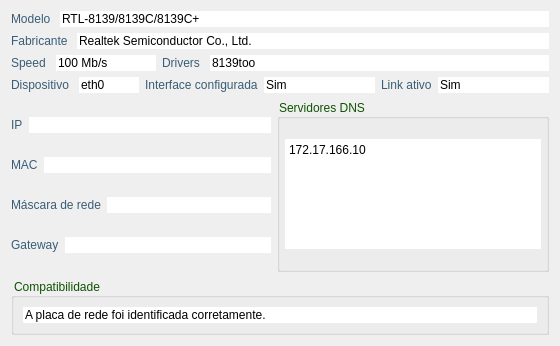
<?xml version="1.0" encoding="UTF-8"?>
<ui version="4.0">
 <class>networkFrame</class>
 <widget class="QFrame" name="networkFrame">
  <property name="geometry">
   <rect>
    <x>0</x>
    <y>0</y>
    <width>560</width>
    <height>346</height>
   </rect>
  </property>
  <property name="windowTitle">
   <string>Frame</string>
  </property>
  <property name="frameShape">
   <enum>QFrame::NoFrame</enum>
  </property>
  <property name="frameShadow">
   <enum>QFrame::Plain</enum>
  </property>
  <property name="lineWidth">
   <number>0</number>
  </property>
  <layout class="QVBoxLayout" name="verticalLayout_4">
   <item>
    <layout class="QHBoxLayout" name="horizontalLayout">
     <property name="sizeConstraint">
      <enum>QLayout::SetDefaultConstraint</enum>
     </property>
     <item>
      <widget class="QLabel" name="modelLabel">
       <property name="styleSheet">
        <string notr="true">color: rgb(57, 93, 118);</string>
       </property>
       <property name="text">
        <string>Modelo </string>
       </property>
      </widget>
     </item>
     <item>
      <widget class="QLineEdit" name="modelLineEdit">
       <property name="styleSheet">
        <string notr="true">color: rgb(0, 0, 0);
background-image: url(:/ldc_white_bckg/ldc_white_bckg.png);</string>
       </property>
       <property name="text">
        <string>RTL-8139/8139C/8139C+</string>
       </property>
       <property name="frame">
        <bool>false</bool>
       </property>
       <property name="cursorPosition">
        <number>0</number>
       </property>
       <property name="readOnly">
        <bool>true</bool>
       </property>
      </widget>
     </item>
    </layout>
   </item>
   <item>
    <layout class="QHBoxLayout" name="horizontalLayout_3">
     <item>
      <widget class="QLabel" name="vendorLabel">
       <property name="styleSheet">
        <string notr="true">color: rgb(57, 93, 118);</string>
       </property>
       <property name="text">
        <string>Fabricante </string>
       </property>
      </widget>
     </item>
     <item>
      <widget class="QLineEdit" name="vendorLineEdit">
       <property name="styleSheet">
        <string notr="true">color: rgb(0, 0, 0);
background-image: url(:/ldc_white_bckg/ldc_white_bckg.png);</string>
       </property>
       <property name="text">
        <string>Realtek Semiconductor Co., Ltd. </string>
       </property>
       <property name="frame">
        <bool>false</bool>
       </property>
       <property name="cursorPosition">
        <number>0</number>
       </property>
       <property name="readOnly">
        <bool>true</bool>
       </property>
      </widget>
     </item>
    </layout>
   </item>
   <item>
    <layout class="QHBoxLayout" name="horizontalLayout_5">
     <item>
      <widget class="QLabel" name="speedLabel">
       <property name="styleSheet">
        <string notr="true">color: rgb(57, 93, 118);</string>
       </property>
       <property name="text">
        <string>Speed </string>
       </property>
      </widget>
     </item>
     <item>
      <widget class="QLineEdit" name="speedLineEdit">
       <property name="sizePolicy">
        <sizepolicy hsizetype="Maximum" vsizetype="Fixed">
         <horstretch>0</horstretch>
         <verstretch>0</verstretch>
        </sizepolicy>
       </property>
       <property name="maximumSize">
        <size>
         <width>100</width>
         <height>16777215</height>
        </size>
       </property>
       <property name="styleSheet">
        <string notr="true">color: rgb(0, 0, 0);
background-image: url(:/ldc_white_bckg/ldc_white_bckg.png);</string>
       </property>
       <property name="text">
        <string>100 Mb/s</string>
       </property>
       <property name="frame">
        <bool>false</bool>
       </property>
       <property name="cursorPosition">
        <number>0</number>
       </property>
       <property name="readOnly">
        <bool>true</bool>
       </property>
      </widget>
     </item>
     <item>
      <widget class="QLabel" name="driversLabel">
       <property name="styleSheet">
        <string notr="true">color: rgb(57, 93, 118);</string>
       </property>
       <property name="text">
        <string>Drivers </string>
       </property>
      </widget>
     </item>
     <item>
      <widget class="QLineEdit" name="driversLineEdit">
       <property name="styleSheet">
        <string notr="true">color: rgb(0, 0, 0);
background-image: url(:/ldc_white_bckg/ldc_white_bckg.png);</string>
       </property>
       <property name="text">
        <string>8139too</string>
       </property>
       <property name="frame">
        <bool>false</bool>
       </property>
       <property name="cursorPosition">
        <number>0</number>
       </property>
       <property name="readOnly">
        <bool>true</bool>
       </property>
      </widget>
     </item>
    </layout>
   </item>
   <item>
    <layout class="QHBoxLayout" name="horizontalLayout_7">
     <item>
      <widget class="QLabel" name="deviceFileLabel">
       <property name="styleSheet">
        <string notr="true">color: rgb(57, 93, 118);</string>
       </property>
       <property name="text">
        <string>Dispositivo </string>
       </property>
      </widget>
     </item>
     <item>
      <widget class="QLineEdit" name="deviceFileLineEdit">
       <property name="sizePolicy">
        <sizepolicy hsizetype="Minimum" vsizetype="Fixed">
         <horstretch>0</horstretch>
         <verstretch>0</verstretch>
        </sizepolicy>
       </property>
       <property name="maximumSize">
        <size>
         <width>60</width>
         <height>16777215</height>
        </size>
       </property>
       <property name="styleSheet">
        <string notr="true">color: rgb(0, 0, 0);
background-image: url(:/ldc_white_bckg/ldc_white_bckg.png);</string>
       </property>
       <property name="text">
        <string>eth0</string>
       </property>
       <property name="frame">
        <bool>false</bool>
       </property>
       <property name="cursorPosition">
        <number>0</number>
       </property>
       <property name="readOnly">
        <bool>true</bool>
       </property>
      </widget>
     </item>
     <item>
      <widget class="QLabel" name="linkUpLabel">
       <property name="styleSheet">
        <string notr="true">color: rgb(57, 93, 118);</string>
       </property>
       <property name="text">
        <string>Interface configurada</string>
       </property>
      </widget>
     </item>
     <item>
      <widget class="QLineEdit" name="linkUpLineEdit">
       <property name="maximumSize">
        <size>
         <width>16777215</width>
         <height>16777215</height>
        </size>
       </property>
       <property name="styleSheet">
        <string notr="true">color: rgb(0, 0, 0);
background-image: url(:/ldc_white_bckg/ldc_white_bckg.png);</string>
       </property>
       <property name="text">
        <string>Sim</string>
       </property>
       <property name="frame">
        <bool>false</bool>
       </property>
       <property name="cursorPosition">
        <number>0</number>
       </property>
       <property name="readOnly">
        <bool>true</bool>
       </property>
      </widget>
     </item>
     <item>
      <widget class="QLabel" name="linkDetecLabel">
       <property name="styleSheet">
        <string notr="true">color: rgb(57, 93, 118);</string>
       </property>
       <property name="text">
        <string>Link ativo</string>
       </property>
      </widget>
     </item>
     <item>
      <widget class="QLineEdit" name="linkDetecLineEdit">
       <property name="sizePolicy">
        <sizepolicy hsizetype="Expanding" vsizetype="Fixed">
         <horstretch>0</horstretch>
         <verstretch>0</verstretch>
        </sizepolicy>
       </property>
       <property name="maximumSize">
        <size>
         <width>16777215</width>
         <height>16777215</height>
        </size>
       </property>
       <property name="styleSheet">
        <string notr="true">color: rgb(0, 0, 0);
background-image: url(:/ldc_white_bckg/ldc_white_bckg.png);</string>
       </property>
       <property name="text">
        <string>Sim</string>
       </property>
       <property name="frame">
        <bool>false</bool>
       </property>
       <property name="cursorPosition">
        <number>0</number>
       </property>
       <property name="readOnly">
        <bool>true</bool>
       </property>
      </widget>
     </item>
    </layout>
   </item>
   <item>
    <layout class="QHBoxLayout" name="horizontalLayout_6">
     <item>
      <layout class="QVBoxLayout" name="verticalLayout_3">
       <item>
        <layout class="QHBoxLayout" name="horizontalLayout_2">
         <item>
          <widget class="QLabel" name="ipLabel">
           <property name="styleSheet">
            <string>color: rgb(57, 93, 118);</string>
           </property>
           <property name="text">
            <string>IP</string>
           </property>
          </widget>
         </item>
         <item>
          <widget class="QLineEdit" name="ipLineEdit">
           <property name="styleSheet">
            <string>background-image: url(:/ldc_white_bckg/ldc_white_bckg.png);
color: rgb(0, 0, 0);</string>
           </property>
           <property name="frame">
            <bool>false</bool>
           </property>
          </widget>
         </item>
        </layout>
       </item>
       <item>
        <layout class="QHBoxLayout" name="horizontalLayout_10">
         <item>
          <widget class="QLabel" name="macLabel">
           <property name="styleSheet">
            <string>color: rgb(57, 93, 118);</string>
           </property>
           <property name="text">
            <string>MAC</string>
           </property>
          </widget>
         </item>
         <item>
          <widget class="QLineEdit" name="macLineEdit">
           <property name="styleSheet">
            <string>background-image: url(:/ldc_white_bckg/ldc_white_bckg.png);
color: rgb(0, 0, 0);</string>
           </property>
           <property name="frame">
            <bool>false</bool>
           </property>
          </widget>
         </item>
        </layout>
       </item>
       <item>
        <layout class="QHBoxLayout" name="horizontalLayout_9">
         <item>
          <widget class="QLabel" name="netmaskLabel">
           <property name="styleSheet">
            <string>color: rgb(57, 93, 118);</string>
           </property>
           <property name="text">
            <string>Máscara de rede</string>
           </property>
          </widget>
         </item>
         <item>
          <widget class="QLineEdit" name="netmaskLineEdit">
           <property name="styleSheet">
            <string>background-image: url(:/ldc_white_bckg/ldc_white_bckg.png);
color: rgb(0, 0, 0);</string>
           </property>
           <property name="frame">
            <bool>false</bool>
           </property>
          </widget>
         </item>
        </layout>
       </item>
       <item>
        <layout class="QHBoxLayout" name="horizontalLayout_11">
         <item>
          <widget class="QLabel" name="gwLabel">
           <property name="styleSheet">
            <string>color: rgb(57, 93, 118);</string>
           </property>
           <property name="text">
            <string>Gateway</string>
           </property>
          </widget>
         </item>
         <item>
          <widget class="QLineEdit" name="gwLineEdit">
           <property name="styleSheet">
            <string>background-image: url(:/ldc_white_bckg/ldc_white_bckg.png);
color: rgb(0, 0, 0);</string>
           </property>
           <property name="frame">
            <bool>false</bool>
           </property>
          </widget>
         </item>
        </layout>
       </item>
      </layout>
     </item>
     <item>
      <widget class="QGroupBox" name="dnsGroupBox">
       <property name="styleSheet">
        <string notr="true">color: rgb(15, 82, 2);</string>
       </property>
       <property name="title">
        <string>Servidores DNS</string>
       </property>
       <layout class="QVBoxLayout" name="verticalLayout_2">
        <property name="margin">
         <number>5</number>
        </property>
        <item>
         <widget class="QTextEdit" name="dnsTextEdit">
          <property name="sizePolicy">
           <sizepolicy hsizetype="Expanding" vsizetype="Expanding">
            <horstretch>0</horstretch>
            <verstretch>0</verstretch>
           </sizepolicy>
          </property>
          <property name="maximumSize">
           <size>
            <width>16777215</width>
            <height>110</height>
           </size>
          </property>
          <property name="styleSheet">
           <string notr="true">color: rgb(0, 0, 0);
background-image: url(:/ldc_white_bckg/ldc_white_bckg.png);</string>
          </property>
          <property name="frameShape">
           <enum>QFrame::NoFrame</enum>
          </property>
          <property name="frameShadow">
           <enum>QFrame::Plain</enum>
          </property>
          <property name="readOnly">
           <bool>true</bool>
          </property>
          <property name="html">
           <string>&lt;!DOCTYPE HTML PUBLIC &quot;-//W3C//DTD HTML 4.0//EN&quot; &quot;http://www.w3.org/TR/REC-html40/strict.dtd&quot;&gt;
&lt;html&gt;&lt;head&gt;&lt;meta name=&quot;qrichtext&quot; content=&quot;1&quot; /&gt;&lt;style type=&quot;text/css&quot;&gt;
p, li { white-space: pre-wrap; }
&lt;/style&gt;&lt;/head&gt;&lt;body style=&quot; font-family:'Sans'; font-size:10pt; font-weight:400; font-style:normal;&quot;&gt;
&lt;p style=&quot; margin-top:0px; margin-bottom:0px; margin-left:0px; margin-right:0px; -qt-block-indent:0; text-indent:0px;&quot;&gt;&lt;span style=&quot; font-family:'Sans Serif'; font-size:9pt;&quot;&gt;172.17.166.10&lt;/span&gt;&lt;/p&gt;&lt;/body&gt;&lt;/html&gt;</string>
          </property>
         </widget>
        </item>
       </layout>
      </widget>
     </item>
    </layout>
   </item>
   <item>
    <widget class="QGroupBox" name="compatGroupBox">
     <property name="sizePolicy">
      <sizepolicy hsizetype="Preferred" vsizetype="Preferred">
       <horstretch>0</horstretch>
       <verstretch>0</verstretch>
      </sizepolicy>
     </property>
     <property name="styleSheet">
      <string notr="true">color: rgb(15, 82, 2);</string>
     </property>
     <property name="title">
      <string>Compatibilidade</string>
     </property>
     <layout class="QVBoxLayout" name="verticalLayout">
      <item>
       <widget class="QLineEdit" name="compatMsgLineEdit">
        <property name="styleSheet">
         <string notr="true">color: rgb(0, 0, 0);
background-image: url(:/ldc_white_bckg/ldc_white_bckg.png);</string>
        </property>
        <property name="text">
         <string>A placa de rede foi identificada corretamente.</string>
        </property>
        <property name="frame">
         <bool>false</bool>
        </property>
        <property name="cursorPosition">
         <number>0</number>
        </property>
        <property name="readOnly">
         <bool>true</bool>
        </property>
       </widget>
      </item>
     </layout>
    </widget>
   </item>
  </layout>
 </widget>
 <resources>
  <include location="../../gui/resources/ldc_resources.qrc"/>
 </resources>
 <connections/>
</ui>
